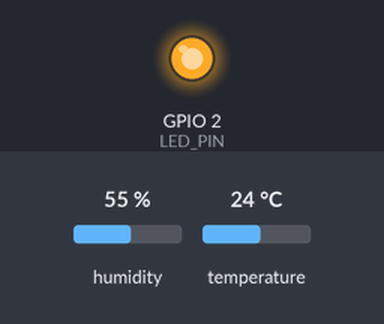
Recording of a program running on a simulated ESP32. Shown: output pins drawn as LEDs (lit = HIGH). The inputs (shaded band) are chosen by the test bench; at power-on: humidity 55 %, temperature 24 °C. The modem accepts every AT command (registered, SIM ready, sends succeed) and sends nothing else; what the program prints to the serial monitor is not drawn.

Above: at 0.1 s.
At 3.1 s:
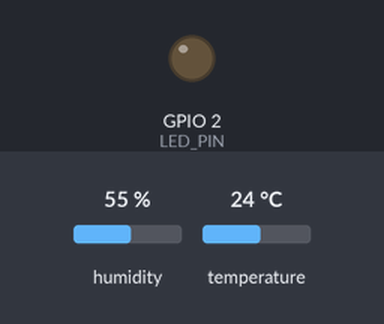
Timing chart, 0 to 4.6 s (numbered marks = the images above):
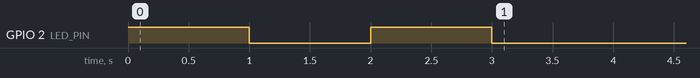

The program:

main.cpp
```cpp
#include <Arduino.h>
/*
cd /d "C:\Program Files\mosquitto"
mosquitto.exe -c "C:\Program Files\mosquitto\mosquitto.conf" -v
mosquitto_sub.exe -h localhost -p 1883 -t "esp32/#" -v

mosquitto_pub.exe -h localhost -p 1883 -t "esp32/#" -v

*/

// Capteur de temperature et d'humidite DHT11
// https://tutoduino.fr/
// Copyleft 2020
#include "DHT.h"
// Definit la broche de l'Arduino sur laquelle la
// broche DATA du capteur est reliee
#define DHTPIN 4
// Definit le type de capteur utilise
#define DHTTYPE DHT11
// Declare un objet de type DHT
// Il faut passer en parametre du constructeur
// de l'objet la broche et le type de capteur
DHT dht(DHTPIN, DHTTYPE);

#define LED_PIN 2

// Envoie une commande AT et affiche la reponse du LoRa-E5

bool envoyerCommande(String commande, unsigned long timeout = 2000)
{
  // Vide les anciennes donnees dans le buffer UART
  while (Serial2.available())
  {
    Serial2.read();
  }

  Serial.print("Commande envoyee : ");
  Serial.println(commande);

  Serial2.println(commande);

  String reponse = "";
  unsigned long debut = millis();

  // Attend la reponse du LoRa-E5
  while (millis() - debut < timeout)
  {
    while (Serial2.available())
    {
      char c = Serial2.read();
      reponse += c;

      // Affiche directement ce que repond le LoRa-E5
      Serial.write(c);
    }
  }

  Serial.println();

  // Aucune reponse
  if (reponse.length() == 0)
  {
    Serial.println("ERREUR : aucune reponse du LoRa-E5");
    return false;
  }

  // Detection d'une erreur dans la reponse
  if (reponse.indexOf("ERROR") != -1 ||
      reponse.indexOf("FAIL") != -1)
  {
    Serial.println("ERREUR : commande refusee");
    return false;
  }

  Serial.println("Commande OK");
  Serial.println();

  return true;
}

String lireReponseLoRa()
{
  String reponse = "";
  unsigned long debut = millis();

  while (millis() - debut < 5000)
  {
    while (Serial2.available())
    {
      char c = Serial2.read();

      reponse += c;

      Serial.write(c);
    }
  }

  return reponse;
}
void setup()
{
  pinMode(LED_PIN, OUTPUT);
  digitalWrite(LED_PIN, HIGH);
  delay(1000);
  digitalWrite(LED_PIN, LOW);
  delay(1000);
  digitalWrite(LED_PIN, HIGH);
  delay(1000);
  digitalWrite(LED_PIN, LOW);
  delay(1000);

  Serial.begin(9600);

  Serial2.begin(9600);

  delay(1000);

  Serial.println();
  Serial.println("===== Initialisation LoRa-E5 =====");

  if (!envoyerCommande("AT"))
  {
    Serial.println("LoRa-E5 non detecte !");
    return;
  }

  Serial.println("LoRa-E5 detecte !");
  Serial.println();

  envoyerCommande("AT+ID=AppEUI,0000000000000000");
  envoyerCommande("AT+ID=DevEUI,70B3D57ED007922E");
  envoyerCommande("AT+KEY=APPKEY,AF083CDC5BE612AAEB359989124B096B");

  envoyerCommande("AT+MODE=LWOTAA");
  envoyerCommande("AT+DR=DR3");

  envoyerCommande("AT+JOIN");

  // delay(5000);

  envoyerCommande("AT+MSGHEX=01020304");

  dht.begin();

  Serial.println();
  Serial.println("===== Initialisation terminee =====");
}

void loop()
{
  // Recupere la temperature et l'humidite du capteur et l'affiche
  // sur le moniteur serie
  int temp = dht.readTemperature();
  int hum = dht.readHumidity();
  Serial.println("Temperature = " + String(temp) + " °C");
  Serial.println("Humidite = " + String(hum) + " %");

  int temp10 = temp * 10;
  int hum10 = hum * 10;
  char message[9];

  sprintf(message, "%04X%04X", temp10, hum10);
  Serial.print("Message HEX : ");
  Serial.println(message);

  envoyerCommande("AT+MSGHEX=" + String(message));
  String reponse = lireReponseLoRa();
  Serial.print("Message recu :  " + reponse);
  Serial.println();
  if (reponse.indexOf("RX: \"01\"") != -1)
  {
    digitalWrite(LED_PIN, HIGH);

    Serial.println("LED ALLUMEE");
  }

  if (reponse.indexOf("RX: \"00\"") != -1)
  {
    digitalWrite(LED_PIN, LOW);

    Serial.println("LED ETEINTE");
  }
  // Attend 10 secondes avant de reboucler
  delay(10000 / 10);
}
```
